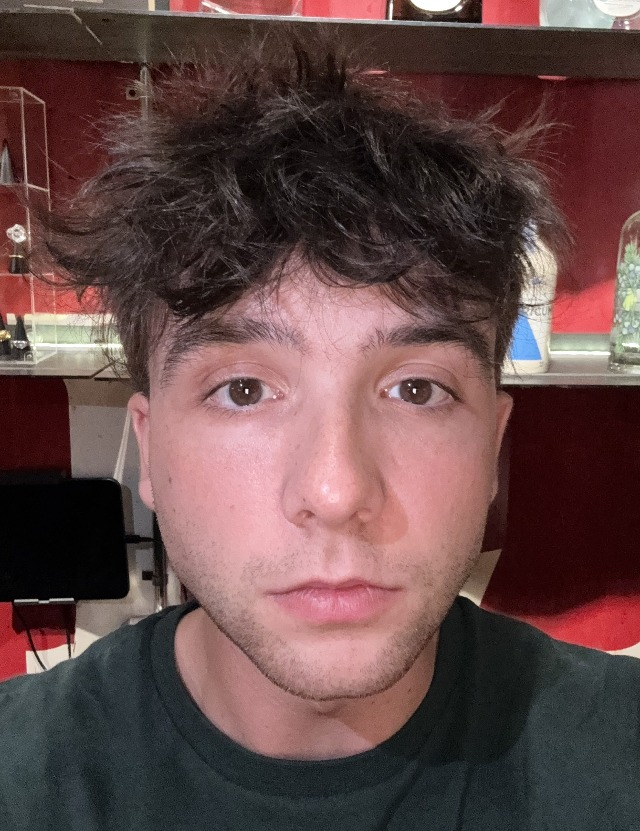
#> input picture web/attack/source_face.jpg, 640 x 831 px; its folder holds only this picture in this run
$ python -i motion_check.py   (imports and definitions only)   (older library calls are emulated)
#> lines starting #> are read from the running program, lines starting #| are printed output that depends on the picture
"""Check 4 - gyroscope <-> video motion consistency (the core check).

A deepfake pushed through a virtual camera copies a face, but the video does not
move when the *phone* moves. A real front camera on a real phone does: when the
phone rotates, the BACKGROUND shifts the opposite way, proportional to the
angular velocity the gyroscope reports at the same instant.

The phone records, during a short "tilt your phone" burst:
  - low-res video frames with timestamps                  (meta.frames + frame files)
  - devicemotion rotationRate (deg/s) and acceleration    (meta.motion)
and the server checks that the two agree.

Method (arXiv 2605.00218 "Selfie-capture dynamics": IMU as an auxiliary signal;
raw acceleration is the most informative channel and *stationary proxies* -
phone on a stand, emulator - are rejected outright):
  1. Sparse optical flow (Shi-Tomasi + Lucas-Kanade) on BACKGROUND points only.
     The face box (YuNet, first frame) is masked out so a user moving their head
     cannot look like camera motion. Median displacement per frame pair -> px/s.
     Falls back to whole-frame phase correlation if the background is featureless.
  2. Gyro resampled to the frame-interval midpoints (+ a candidate lag).
  3. Pearson |r| between horizontal flow and yaw rate (`gamma`) and between
     vertical flow and pitch rate (`beta`), searched over lags +-LAG_MAX_MS.
  4. Score = energy-weighted mix of the two axes at the best lag.
  5. Stationary-device test: a hand-held phone always jitters. Gyro AND
     accelerometer both flat for the whole burst = stand / emulator / injected
     sensor stream -> strong attack signal.

Verdicts:
  pass          score >= SCORE_PASS, phone moved enough
  review        SCORE_REVIEW <= score < SCORE_PASS                  -> step_up
  fail          score < SCORE_REVIEW, or background pans while the phone is
                still, or the device is perfectly stationary         -> block
  insufficient  phone did not move (head may have) / too little data -> step_up
  absent        client sent no burst at all                          -> step_up

Units: DeviceMotionEvent.rotationRate is deg/s on iOS AND Android (W3C);
acceleration is m/s^2. The rad/s trap is the Generic Sensor API `Gyroscope`,
which we do not use.
"""
from __future__ import annotations
import numpy as np
import cv2

import face_match

# --- thresholds (first real-phone run 2026-09-24 informed these; keep calibrating) ---
SCORE_PASS = 0.60
SCORE_REVIEW = 0.35
MIN_GYRO_RMS_DPS = 8.0       # below this the user did not really move the phone
STATIONARY_GYRO_DPS = 1.0    # hand-held phones never sit below BOTH of these
STATIONARY_ACC_MS2 = 0.08
MIN_FRAMES = 8
MIN_MOTION_SAMPLES = 10
LAG_MAX_MS = 300             # camera pipeline latency vs sensor timestamps
LAG_STEP_MS = 16
FLOW_WIDTH = 160             # downscale frames to this width before flow
FLOW_STATIC_PXS = 4.0        # px/s below which the background is considered static
MIN_BG_FEATURES = 12         # fewer tracked background corners -> phase-correlation fallback
FACE_MASK_GROW = 0.35        # grow the face box by this fraction before masking


# [28 lines left out: functions _grey_small, _face_box, _bg_mask, not called in this run]


def global_flow(frames: list[tuple[float, np.ndarray]],
                face_box: tuple[int, int, int, int] | None = None) -> tuple[np.ndarray, np.ndarray, np.ndarray, str]:
    """Per-interval BACKGROUND shift. Returns (t_mid ms, vx px/s, vy px/s, method)
    in the downscaled frame's pixel units."""
    greys = [_grey_small(f) for _, f in frames]
    scale = greys[0].shape[1] / frames[0][1].shape[1]
    mask = _bg_mask(greys[0].shape, face_box, scale)
    win = cv2.createHanningWindow((greys[0].shape[1], greys[0].shape[0]), cv2.CV_32F)
    t_mid, vx, vy = [], [], []
    used_lk = 0
    for i in range(1, len(frames)):
        dt = (frames[i][0] - frames[i - 1][0]) / 1000.0
        if dt <= 0:
            continue
        dx = dy = None
        p0 = cv2.goodFeaturesToTrack(greys[i - 1], maxCorners=120, qualityLevel=0.01,
                                     minDistance=5, mask=mask)
        if p0 is not None and len(p0) >= MIN_BG_FEATURES:
            p1, st, _ = cv2.calcOpticalFlowPyrLK(greys[i - 1], greys[i], p0, None,
                                                 winSize=(15, 15), maxLevel=2)
            ok = st.reshape(-1) == 1
            if ok.sum() >= MIN_BG_FEATURES:
                d = (p1 - p0).reshape(-1, 2)[ok]
                dx, dy = float(np.median(d[:, 0])), float(np.median(d[:, 1]))
                used_lk += 1
        if dx is None:                          # featureless background: whole-frame fallback
            a = greys[i - 1].astype(np.float32)
            b = greys[i].astype(np.float32)
            if face_box is not None:            # still keep the face out of it
                m = (mask / 255.0).astype(np.float32)   # float32 like `win`, or phaseCorrelate asserts
                a = a * m; b = b * m
            (dx, dy), _ = cv2.phaseCorrelate(a, b, win)
        t_mid.append((frames[i][0] + frames[i - 1][0]) / 2.0)
        vx.append(dx / dt)
        vy.append(dy / dt)
    method = "lk_background" if used_lk >= len(t_mid) / 2 else "phase_corr"
    return np.array(t_mid), np.array(vx), np.array(vy), method


# [128 lines left out: functions _pearson_abs, correlate, _log, check, not called in this run]

>>> import cv2
>>> picture = cv2.imread('../web/attack/source_face.jpg', cv2.IMREAD_GRAYSCALE)
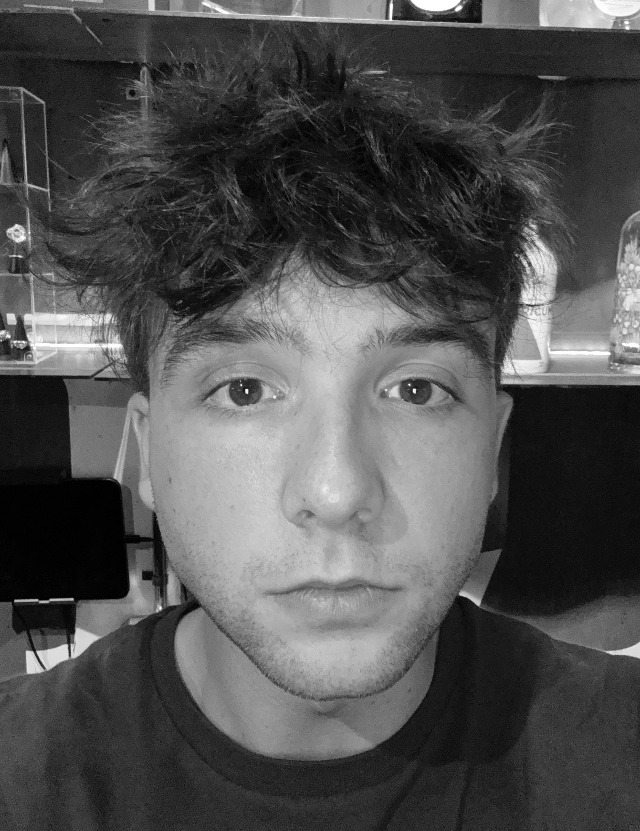
#> picture: shape (831, 640); min 0, max 255, mean 79.9
#> (the run stopped early here; a loop or call above may not have finished)
